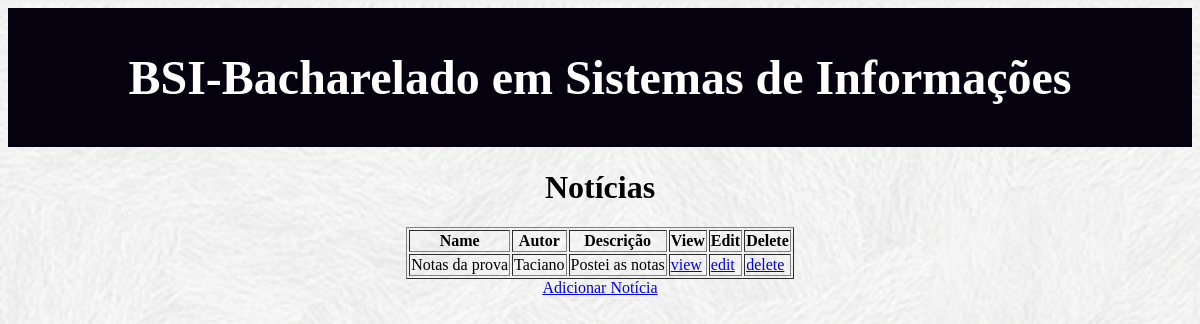
/bsi/noticia/, run on the app's committed database.
### bsi/models.py (models this page shows, shortened)
class Noticia(models.Model):
    nome = models.CharField(max_length=100)
    autor = models.ForeignKey(Professor, on_delete=models.SET("0"))
    descricao = models.CharField(max_length=300)

class Professor(models.Model):
    nome = models.CharField(max_length=100)
    username = models.CharField(max_length=100)
    senha = models.CharField(max_length=100)
    email = models.CharField(max_length=100)
    def __str__(self):
        return self.nome

### bsi/views.py (the view)
# urls.py: path('noticia/', views.NoticiaList.as_view(), name='noticia_list'),
class NoticiaList(ListView):
    model = models.Noticia

### bsi/templates/bsi/noticia_list.html
{% load static %}
<link rel="stylesheet" type="text/css" href="{% static 'bsi/bsi.css'%}">
<div class="page-header">
    <h1><a href="../../bsi/">BSI-Bacharelado em Sistemas de Informações</a></h1>
</div>
<center>
<h1>Notícias</h1>
<table border="1">
<thead>
    <tr>
    <th>Name</th>
    <th>Autor</th>
    <th>Descrição</th>
    <th>View</th>
    <th>Edit</th>
    <th>Delete</th>
    </tr>
</thead>
<tbody>
    {% for noticia in object_list %}
    <tr>
    <td>{{ noticia.nome }}</td>
    <td>{{ noticia.autor }}</td>
    <td>{{ noticia.descricao }}</td>
    <td><a href="{% url "noticia_view" noticia.id %}">view</a></td>
    <td><a href="{% url "noticia_edit" noticia.id %}">edit</a></td>
    <td><a href="{% url "noticia_delete" noticia.id %}">delete</a></td>
    </tr>
    {% endfor %}
</tbody>
</table>
<a href="{% url "noticia_new" %}">Adicionar Notícia</a>
</center>

### bsi/static/bsi/bsi.css (style rules this page uses)
.page-header { background-color: rgb(5, 1, 15); margin-top: 0; padding: 10px 10px 10px 10px; text-align: center; }
.page-header h1, .page-header h1 a, .page-header h1 a:visited, .page-header h1 a:active { color: #ffffff; font-size: 36pt; text-decoration: none; }
h1, h2, h3, h4 { font-family: 'Times', cursive; }

### data on the page
Noticia: nome "Notas da prova", autor "Taciano", descricao "Postei as notas"
